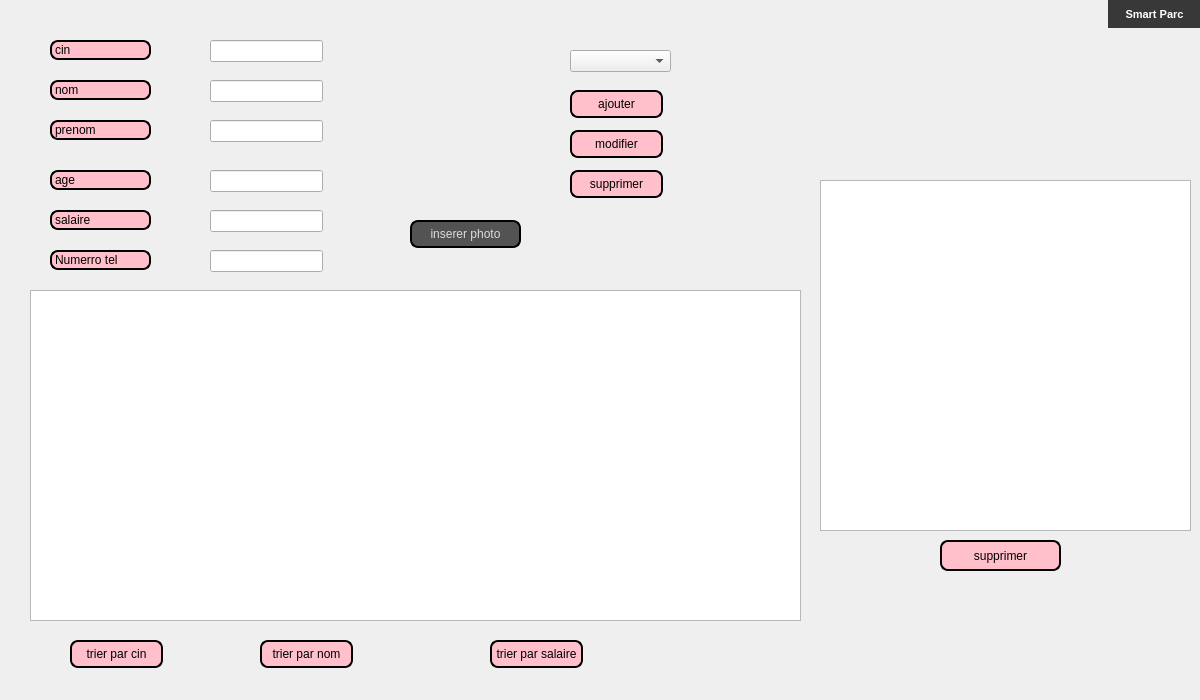
<?xml version="1.0" encoding="UTF-8"?>
<ui version="4.0">
 <class>Dialog_perso</class>
 <widget class="QDialog" name="Dialog_perso">
  <property name="geometry">
   <rect>
    <x>0</x>
    <y>0</y>
    <width>1200</width>
    <height>700</height>
   </rect>
  </property>
  <property name="windowTitle">
   <string>Dialog</string>
  </property>
  <widget class="QPushButton" name="Quitter">
   <property name="geometry">
    <rect>
     <x>1108</x>
     <y>0</y>
     <width>93</width>
     <height>28</height>
    </rect>
   </property>
   <property name="font">
    <font>
     <pointsize>8</pointsize>
     <weight>75</weight>
     <bold>true</bold>
    </font>
   </property>
   <property name="styleSheet">
    <string notr="true">QPushButton
{
border-radius:20px;
background-color: rgb(56, 56, 56);
color: rgb(255, 255, 255);
}
QPushButton:hover
{
color: rgb(56, 56, 56);
background-color: rgb(255, 255, 255);
}</string>
   </property>
   <property name="text">
    <string>Smart Parc</string>
   </property>
  </widget>
  <widget class="QPushButton" name="pb_modifier">
   <property name="geometry">
    <rect>
     <x>570</x>
     <y>130</y>
     <width>93</width>
     <height>28</height>
    </rect>
   </property>
   <property name="styleSheet">
    <string notr="true">QPushButton {
color: #000000;
background:#FFC0CB;
border: none;
font-size:12px;
font-family:Arial, Helvetica, sans-serif;
border: 2px solid ;
border-radius: 8px;
}
QPushButton:hover {
color:#fff;
	background-color: rgb(0, 0, 127);
border: none;
}</string>
   </property>
   <property name="text">
    <string>modifier</string>
   </property>
  </widget>
  <widget class="QPushButton" name="pb_ajouter">
   <property name="geometry">
    <rect>
     <x>570</x>
     <y>90</y>
     <width>93</width>
     <height>28</height>
    </rect>
   </property>
   <property name="styleSheet">
    <string notr="true">QPushButton {
color: #000000;
background:#FFC0CB;
border: none;
font-size:12px;
font-family:Arial, Helvetica, sans-serif;
border: 2px solid ;
border-radius: 8px;
}
QPushButton:hover {
color:#fff;
	background-color: rgb(0, 0, 127);
border: none;
}</string>
   </property>
   <property name="text">
    <string>ajouter</string>
   </property>
  </widget>
  <widget class="QComboBox" name="table_cin">
   <property name="geometry">
    <rect>
     <x>570</x>
     <y>50</y>
     <width>101</width>
     <height>22</height>
    </rect>
   </property>
   <property name="styleSheet">
    <string notr="true">QLabel {
color: #000000;
background:#FFC0CB;
border: none;
font-size:12px;
font-family:Arial, Helvetica, sans-serif;
border: 2px solid ;
border-radius: 8px;
}
QPushButton:hover {
color:#FFC0CB;
background-color: rgb(0rgb(0, 255, 0), 0, 127);
border: none;
}
</string>
   </property>
  </widget>
  <widget class="QPushButton" name="pb_supprimer">
   <property name="geometry">
    <rect>
     <x>570</x>
     <y>170</y>
     <width>93</width>
     <height>28</height>
    </rect>
   </property>
   <property name="styleSheet">
    <string notr="true">QPushButton {
color: #000000;
background:#FFC0CB;
border: none;
font-size:12px;
font-family:Arial, Helvetica, sans-serif;
border: 2px solid ;
border-radius: 8px;
}
QPushButton:hover {
color:#fff;
	background-color: rgb(0, 0, 127);
border: none;
}</string>
   </property>
   <property name="text">
    <string>supprimer</string>
   </property>
  </widget>
  <widget class="QTableView" name="tab_personnel">
   <property name="geometry">
    <rect>
     <x>30</x>
     <y>290</y>
     <width>771</width>
     <height>331</height>
    </rect>
   </property>
  </widget>
  <widget class="QPushButton" name="trier_cin">
   <property name="geometry">
    <rect>
     <x>70</x>
     <y>640</y>
     <width>93</width>
     <height>28</height>
    </rect>
   </property>
   <property name="styleSheet">
    <string notr="true">QPushButton {
color: #000000;
background:#FFC0CB;
border: none;
font-size:12px;
font-family:Arial, Helvetica, sans-serif;
border: 2px solid ;
border-radius: 8px;
}
QPushButton:hover {
color:#fff;
	background-color: rgb(0, 0, 127);
border: none;
}</string>
   </property>
   <property name="text">
    <string>trier par cin</string>
   </property>
  </widget>
  <widget class="QPushButton" name="trier_salaire">
   <property name="geometry">
    <rect>
     <x>490</x>
     <y>640</y>
     <width>93</width>
     <height>28</height>
    </rect>
   </property>
   <property name="styleSheet">
    <string notr="true">QPushButton {
color: #000000;
background:#FFC0CB;
border: none;
font-size:12px;
font-family:Arial, Helvetica, sans-serif;
border: 2px solid ;
border-radius: 8px;
}
QPushButton:hover {
color:#fff;
	background-color: rgb(0, 0, 127);
border: none;
}</string>
   </property>
   <property name="text">
    <string>trier par salaire</string>
   </property>
  </widget>
  <widget class="QPushButton" name="trier_nom">
   <property name="geometry">
    <rect>
     <x>260</x>
     <y>640</y>
     <width>93</width>
     <height>28</height>
    </rect>
   </property>
   <property name="styleSheet">
    <string notr="true">QPushButton {
color: #000000;
background:#FFC0CB;
border: none;
font-size:12px;
font-family:Arial, Helvetica, sans-serif;
border: 2px solid ;
border-radius: 8px;
}
QPushButton:hover {
color:#fff;
	background-color: rgb(0, 0, 127);
border: none;
}</string>
   </property>
   <property name="text">
    <string>trier par nom</string>
   </property>
  </widget>
  <widget class="QPushButton" name="Suprimer_2">
   <property name="geometry">
    <rect>
     <x>940</x>
     <y>540</y>
     <width>121</width>
     <height>31</height>
    </rect>
   </property>
   <property name="font">
    <font>
     <family>Arial</family>
     <pointsize>-1</pointsize>
    </font>
   </property>
   <property name="styleSheet">
    <string notr="true">QPushButton {
color: #000000;
background:#FFC0CB;
border: none;
font-size:12px;
font-family:Arial, Helvetica, sans-serif;
border: 2px solid ;
border-radius: 8px;
}
QPushButton:hover {
color:#fff;
	background-color: rgb(0, 0, 127);
border: none;
}</string>
   </property>
   <property name="text">
    <string>supprimer</string>
   </property>
  </widget>
  <widget class="QTextBrowser" name="textBrowser">
   <property name="geometry">
    <rect>
     <x>820</x>
     <y>180</y>
     <width>371</width>
     <height>351</height>
    </rect>
   </property>
  </widget>
  <widget class="QLabel" name="label_6">
   <property name="geometry">
    <rect>
     <x>0</x>
     <y>0</y>
     <width>1200</width>
     <height>700</height>
    </rect>
   </property>
   <property name="text">
    <string/>
   </property>
   <property name="pixmap">
    <pixmap>PP.jpg</pixmap>
   </property>
  </widget>
  <widget class="QLineEdit" name="le_salaire">
   <property name="geometry">
    <rect>
     <x>210</x>
     <y>210</y>
     <width>113</width>
     <height>22</height>
    </rect>
   </property>
   <property name="readOnly">
    <bool>false</bool>
   </property>
  </widget>
  <widget class="QLineEdit" name="le_nom">
   <property name="geometry">
    <rect>
     <x>210</x>
     <y>80</y>
     <width>113</width>
     <height>22</height>
    </rect>
   </property>
   <property name="readOnly">
    <bool>false</bool>
   </property>
  </widget>
  <widget class="QLabel" name="label">
   <property name="geometry">
    <rect>
     <x>50</x>
     <y>80</y>
     <width>101</width>
     <height>20</height>
    </rect>
   </property>
   <property name="styleSheet">
    <string notr="true">QLabel {
color: #000000;
background:#FFC0CB;
border: none;
font-size:12px;
font-family:Arial, Helvetica, sans-serif;
border: 2px solid ;
border-radius: 8px;
}
QPushButton:hover {
color:#fff;
background-color: rgb(0, 0, 127);
border: none;
}
</string>
   </property>
   <property name="text">
    <string>nom</string>
   </property>
  </widget>
  <widget class="QLabel" name="imagee">
   <property name="geometry">
    <rect>
     <x>400</x>
     <y>50</y>
     <width>141</width>
     <height>151</height>
    </rect>
   </property>
   <property name="text">
    <string/>
   </property>
  </widget>
  <widget class="QLabel" name="label_4">
   <property name="geometry">
    <rect>
     <x>50</x>
     <y>170</y>
     <width>101</width>
     <height>20</height>
    </rect>
   </property>
   <property name="styleSheet">
    <string notr="true">QLabel {
color: #000000;
background:#FFC0CB;
border: none;
font-size:12px;
font-family:Arial, Helvetica, sans-serif;
border: 2px solid ;
border-radius: 8px;
}
QPushButton:hover {
color:#fff;
background-color: rgb(0, 0, 127);
border: none;
}
</string>
   </property>
   <property name="text">
    <string>age</string>
   </property>
  </widget>
  <widget class="QLabel" name="label_3">
   <property name="geometry">
    <rect>
     <x>50</x>
     <y>40</y>
     <width>101</width>
     <height>20</height>
    </rect>
   </property>
   <property name="styleSheet">
    <string notr="true">QLabel {
color: #000000;
background:#FFC0CB;
border: none;
font-size:12px;
font-family:Arial, Helvetica, sans-serif;
border: 2px solid ;
border-radius: 8px;
}
QPushButton:hover {
color:#fff;
background-color: rgb(0, 0, 127);
border: none;
}
</string>
   </property>
   <property name="text">
    <string>cin</string>
   </property>
  </widget>
  <widget class="QLabel" name="label_5">
   <property name="geometry">
    <rect>
     <x>50</x>
     <y>210</y>
     <width>101</width>
     <height>20</height>
    </rect>
   </property>
   <property name="styleSheet">
    <string notr="true">QLabel {
color: #000000;
background:#FFC0CB;
border: none;
font-size:12px;
font-family:Arial, Helvetica, sans-serif;
border: 2px solid ;
border-radius: 8px;
}
QPushButton:hover {
color:#fff;
background-color: rgb(0, 0, 127);
border: none;
}
</string>
   </property>
   <property name="text">
    <string>salaire</string>
   </property>
  </widget>
  <widget class="QLineEdit" name="le_cin">
   <property name="geometry">
    <rect>
     <x>210</x>
     <y>40</y>
     <width>113</width>
     <height>22</height>
    </rect>
   </property>
   <property name="readOnly">
    <bool>false</bool>
   </property>
  </widget>
  <widget class="QLabel" name="label_10">
   <property name="geometry">
    <rect>
     <x>50</x>
     <y>250</y>
     <width>101</width>
     <height>20</height>
    </rect>
   </property>
   <property name="styleSheet">
    <string notr="true">QLabel {
color: #000000;
background:#FFC0CB;
border: none;
font-size:12px;
font-family:Arial, Helvetica, sans-serif;
border: 2px solid ;
border-radius: 8px;
}
QPushButton:hover {
color:#fff;
background-color: rgb(0, 0, 127);
border: none;
}
</string>
   </property>
   <property name="text">
    <string>Numerro tel</string>
   </property>
  </widget>
  <widget class="QLineEdit" name="le_age">
   <property name="geometry">
    <rect>
     <x>210</x>
     <y>170</y>
     <width>113</width>
     <height>22</height>
    </rect>
   </property>
   <property name="readOnly">
    <bool>false</bool>
   </property>
  </widget>
  <widget class="QLineEdit" name="le_prenom">
   <property name="geometry">
    <rect>
     <x>210</x>
     <y>120</y>
     <width>113</width>
     <height>22</height>
    </rect>
   </property>
   <property name="readOnly">
    <bool>false</bool>
   </property>
  </widget>
  <widget class="QLabel" name="aaaaa">
   <property name="geometry">
    <rect>
     <x>50</x>
     <y>120</y>
     <width>101</width>
     <height>20</height>
    </rect>
   </property>
   <property name="styleSheet">
    <string notr="true">QLabel {
color: #000000;
background:#FFC0CB;
border: none;
font-size:12px;
font-family:Arial, Helvetica, sans-serif;
border: 2px solid ;
border-radius: 8px;
}
QPushButton:hover {
color:#fff;
background-color: rgb(0, 0, 127);
border: none;
}
</string>
   </property>
   <property name="text">
    <string>prenom</string>
   </property>
  </widget>
  <widget class="QPushButton" name="insererphoto">
   <property name="geometry">
    <rect>
     <x>410</x>
     <y>220</y>
     <width>111</width>
     <height>28</height>
    </rect>
   </property>
   <property name="styleSheet">
    <string notr="true">QPushButton {
color: #dcdcdc;
background:#535353;
border: none;
font-size:12px;
font-family:Arial, Helvetica, sans-serif;
border: 2px solid ;
border-radius: 8px;
}
QPushButton:hover {
color:#fff;
	background-color: rgb(0, 0, 127);
border: none;
}</string>
   </property>
   <property name="text">
    <string>inserer photo</string>
   </property>
  </widget>
  <widget class="QLineEdit" name="le_numero">
   <property name="geometry">
    <rect>
     <x>210</x>
     <y>250</y>
     <width>113</width>
     <height>22</height>
    </rect>
   </property>
   <property name="readOnly">
    <bool>false</bool>
   </property>
  </widget>
  <zorder>label_6</zorder>
  <zorder>Quitter</zorder>
  <zorder>pb_modifier</zorder>
  <zorder>pb_ajouter</zorder>
  <zorder>table_cin</zorder>
  <zorder>pb_supprimer</zorder>
  <zorder>tab_personnel</zorder>
  <zorder>trier_cin</zorder>
  <zorder>trier_salaire</zorder>
  <zorder>trier_nom</zorder>
  <zorder>Suprimer_2</zorder>
  <zorder>textBrowser</zorder>
  <zorder>le_salaire</zorder>
  <zorder>le_nom</zorder>
  <zorder>label</zorder>
  <zorder>imagee</zorder>
  <zorder>label_4</zorder>
  <zorder>label_3</zorder>
  <zorder>label_5</zorder>
  <zorder>le_cin</zorder>
  <zorder>label_10</zorder>
  <zorder>le_age</zorder>
  <zorder>le_prenom</zorder>
  <zorder>aaaaa</zorder>
  <zorder>insererphoto</zorder>
  <zorder>le_numero</zorder>
 </widget>
 <resources/>
 <connections/>
</ui>
